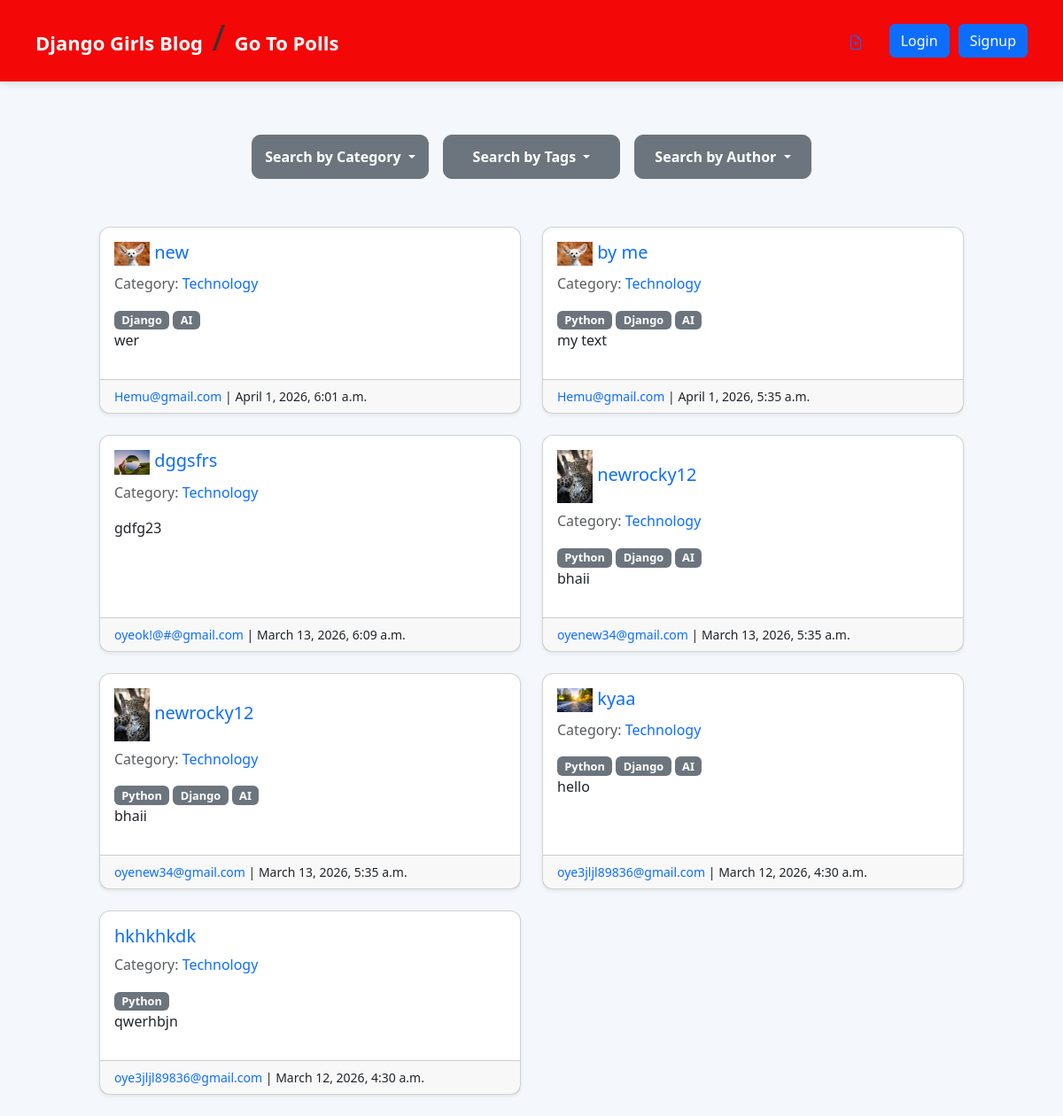
Page /?category=Technology on the committed database.
### blog/models.py (models this page shows, shortened)
class Post(models.Model):
    author = models.ForeignKey(
        settings.AUTH_USER_MODEL,
        on_delete=models.CASCADE,
    )
    title = models.CharField(max_length=200)
    image = models.ImageField(upload_to="profile_pics/", null=True, blank=True)
    thumbnail_image = models.ImageField(upload_to="profile_pics/", null=True, blank=True)
    text = models.TextField()
    created_date = models.DateTimeField(auto_now_add=True)
    published_date = models.DateTimeField(null=True, blank=True,default=timezone.now)
    category = models.ForeignKey(
        Category,
        on_delete=models.SET_NULL,
        null=True,
        blank=True,
        related_name="posts"
    )
    tags = models.ManyToManyField(
        Tag,
        blank=True,
        related_name="posts"
    )
    is_private = models.BooleanField(default=False)
    like = models.ManyToManyField(User, related_name='blog_posts', blank=True)
    pin_post= models.ManyToManyField(User,blank=True,related_name='blog_posts_pin_post')
    def __str__(self):
        return self.title

class Category(models.Model):
    name = models.CharField(max_length=100)
    def __str__(self):
        return self.name

class Tag(models.Model):
    name = models.CharField(max_length=50)
    def __str__(self):
        return self.name

class User(AbstractUser):
    username=None# remove username field
    email = models.EmailField(unique=True)
    first_name = models.CharField(max_length=30)
    last_name = models.CharField(max_length=30)
    image = models.ImageField(upload_to="profile_pics/", null=True, blank=True)
    phone = models.CharField(
        max_length=15,
        validators=[phone_validator]
    )
    USERNAME_FIELD = "email"
    REQUIRED_FIELDS = []
    objects = UserManager()
    def __str__(self):
        return self.email

### blog/views.py (the view)
# urls.py: path('', views.homeApp, name='homeApp'),
def homeApp(request):
    print(len(Post.objects.all()))
    posts12=Post.objects.filter(is_private=True)
    posts121=Post.objects.filter(is_private=False)
    print(len(posts12))
    print(len(posts121))
    categories = Category.objects.all()
    tags=Tag.objects.all()
    print(tags)
    authors=User.objects.all()
    if request.user.is_authenticated:
      posts = Post.objects.filter(is_private=False) | Post.objects.filter(is_private=True, author=request.user)
      print(posts)
    else:
      posts = Post.objects.filter(is_private=False)
      print(posts)
    posts = posts.order_by('-created_date')
    category = request.GET.get('category')
    tag = request.GET.get('tags')
    author = request.GET.get('author')
    if category:
      posts = posts.filter(category__name__icontains=category)
    if tag:
      posts = posts.filter(tags__name__icontains=tag)
    if author:
      posts = posts.filter(author__email__icontains=author)
    enumerated_posts = enumerate(posts, start=1)
    context = {
        "enumerated_Post": enumerated_posts,
        "posts": posts,
        "categories": categories,
        "tags": tags,
        "authors": authors,
    }
    return render(request,'blog/blog.html',context)

### blog/templates/blog/blog.html (shortened to what this page needs)
{% extends 'blog/base.html' %} {% block content %}
<div class="dropdowns d-flex gap-3 mb-4">
  <div class="dropdown">
    <button class="btn btn-secondary dropdown-toggle" data-bs-toggle="dropdown">
      Search by Category
    </button>
  </div>
  <div class="dropdown">
    <button class="btn btn-secondary dropdown-toggle" data-bs-toggle="dropdown">
      Search by Tags
    </button>
  </div>
  <div class="dropdown">
    <button class="btn btn-secondary dropdown-toggle" data-bs-toggle="dropdown">
      Search by Author
    </button>
  </div>
</div>
<div class="row">
  {% for post in posts %}
  <div class="col-md-6 mb-4">
    <div class="card shadow-sm h-100">
      <div class="card-body">
        <h5>
          {% if post.image %}
          <img src="{{ post.image.url }}" width="40" />
          {% endif %}
          <a href="{% url 'post_detail' pk=post.pk %}"> {{ post.title }} </a>
        </h5>
        <p class="text-muted">
          Category:
          <a href="?category={{ post.category.name }}"> {{ post.category }} </a>
        </p>
        <div class="">
          {% for tag in post.tags.all %}
          <a href="?tags={{ tag.name }}" class="badge bg-secondary">
            {{ tag.name }}
          </a>
          {% endfor %}
        </div>
        <p>{{ post.text|truncatewords:20 }}</p>
      </div>
      <div class="card-footer d-flex justify-content-between">
        <small>
          <a href="?author={{ post.author.email }}"> {{ post.author }} </a>
          | {{ post.created_date }}
        </small>
      </div>
    </div>
  </div>
  {% empty %}
  <h4>No posts found</h4>
  {% endfor %}
</div>
{% endblock %}

### blog/static/css/blog.css (style rules this page uses)
body { margin: 0; font-family: "Segoe UI", Tahoma, Geneva, Verdana, sans-serif; background: #f4f7fb; color: #333; }
.badge { cursor: pointer; }
.dropdowns { display: flex; justify-content: center; align-items: center; gap: 20px; margin-bottom: 30px; margin-top: 30px; }
.badge { font-size: 0.8rem; }
.card { border-radius: 12px; transition: 0.2s; }
.row { max-width: 1000px; margin: auto; }
.btn-secondary { display: block; width: 200px; margin: 30px auto; text-align: center; padding: 12px; border-radius: 10px; background: #6c757d; color: white; font-weight: 600; transition: .25s; }

### rows in the picture
Post: image (picture), title "new", category "Technology", text "wer", author "Hemu@gmail.com", created_date "April 1, 2026, 6:01 a.m."
Tag: name "Django"
Tag: name "AI"
Post: image (picture), title "by me", category "Technology", text "my text", author "Hemu@gmail.com", created_date "April 1, 2026, 5:35 a.m."
Tag: name "Python"
Post: image (picture), title "dggsfrs", category "Technology", text "gdfg23", author "oyeok!@#@gmail.com", created_date "March 13, 2026, 6:09 a.m."
Post: image (picture), title "newrocky12", category "Technology", text "bhaii", author "oyenew34@gmail.com", created_date "March 13, 2026, 5:35 a.m."
Post: image (picture), title "newrocky12", category "Technology", text "bhaii", author "oyenew34@gmail.com", created_date "March 13, 2026, 5:35 a.m."
Post: image (picture), title "kyaa", category "Technology", text "hello", author "oye3jljl89836@gmail.com", created_date "March 12, 2026, 4:30 a.m."
Post: title "hkhkhkdk", category "Technology", text "qwerhbjn", author "oye3jljl89836@gmail.com", created_date "March 12, 2026, 4:30 a.m."
